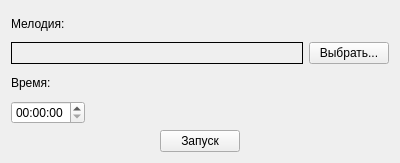
<?xml version="1.0" encoding="UTF-8"?>
<ui version="4.0">
 <class>MainWindow</class>
 <widget class="QMainWindow" name="MainWindow">
  <property name="geometry">
   <rect>
    <x>0</x>
    <y>0</y>
    <width>400</width>
    <height>163</height>
   </rect>
  </property>
  <property name="windowTitle">
   <string>MainWindow</string>
  </property>
  <widget class="QWidget" name="centralWidget">
   <layout class="QGridLayout" name="gridLayout_2">
    <item row="1" column="0">
     <spacer name="horizontalSpacer">
      <property name="orientation">
       <enum>Qt::Horizontal</enum>
      </property>
      <property name="sizeHint" stdset="0">
       <size>
        <width>40</width>
        <height>20</height>
       </size>
      </property>
     </spacer>
    </item>
    <item row="1" column="1">
     <widget class="QPushButton" name="pushButton">
      <property name="sizePolicy">
       <sizepolicy hsizetype="Fixed" vsizetype="Fixed">
        <horstretch>0</horstretch>
        <verstretch>0</verstretch>
       </sizepolicy>
      </property>
      <property name="text">
       <string>Запуск</string>
      </property>
     </widget>
    </item>
    <item row="1" column="2">
     <spacer name="horizontalSpacer_2">
      <property name="orientation">
       <enum>Qt::Horizontal</enum>
      </property>
      <property name="sizeHint" stdset="0">
       <size>
        <width>40</width>
        <height>20</height>
       </size>
      </property>
     </spacer>
    </item>
    <item row="0" column="0" colspan="3">
     <layout class="QGridLayout" name="gridLayout">
      <item row="0" column="0">
       <widget class="QLabel" name="soundFileNameLabel">
        <property name="text">
         <string>Мелодия:</string>
        </property>
       </widget>
      </item>
      <item row="1" column="0">
       <widget class="QLabel" name="soundFileNameValue">
        <property name="frameShape">
         <enum>QFrame::Box</enum>
        </property>
        <property name="text">
         <string/>
        </property>
       </widget>
      </item>
      <item row="1" column="1">
       <widget class="QPushButton" name="soundFileNameSelect">
        <property name="sizePolicy">
         <sizepolicy hsizetype="Fixed" vsizetype="Fixed">
          <horstretch>0</horstretch>
          <verstretch>0</verstretch>
         </sizepolicy>
        </property>
        <property name="text">
         <string>Выбрать...</string>
        </property>
       </widget>
      </item>
      <item row="2" column="0">
       <widget class="QLabel" name="timeLabel">
        <property name="text">
         <string>Время:</string>
        </property>
       </widget>
      </item>
      <item row="3" column="0" colspan="2">
       <layout class="QHBoxLayout" name="horizontalLayout">
        <item>
         <widget class="QTimeEdit" name="timeTE"/>
        </item>
        <item>
         <spacer name="horizontalSpacer_3">
          <property name="orientation">
           <enum>Qt::Horizontal</enum>
          </property>
          <property name="sizeHint" stdset="0">
           <size>
            <width>40</width>
            <height>20</height>
           </size>
          </property>
         </spacer>
        </item>
       </layout>
      </item>
     </layout>
    </item>
   </layout>
  </widget>
 </widget>
 <layoutdefault spacing="6" margin="11"/>
 <resources/>
 <connections/>
</ui>
